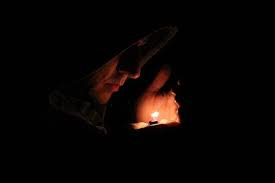
#> input picture input_shapes.png, 275 x 183 px, found by its file name
$ python ToThiHuyenTX2.py   (older library calls are emulated)
#> lines starting #> are read from the running program, lines starting #| are printed output that depends on the picture
#img = cv2.imread('input_shapes.png', cv2.IMREAD_GRAYSCALE)Đọc ảnh input_shapes.png vào biến img với chế độ màu xám (grayscale)
#rows, cols = img.shape  Lấy kích thước (số hàng và số cột) của ảnh. img.shape trả về một tuple có dạng (rows, cols)
#sobel_horizontal = cv2.Sobel(img, cv2.CV_64F, 1, 0, ksize = 5) Áp dụng bộ lọc Sobel để tính đạo hàm theo chiều ngang (sự thay đổi giá trị ảnh theo chiều ngang).
#sobel_vertical = cv2.Sobel(img, cv2.CV_64F, 0, 1, ksize = 5)Áp dụng bộ lọc Sobel để tính đạo hàm theo chiều dọc (sự thay đổi giá trị ảnh theo chiều dọc).
#cv2.imshow('Original', img) Hiển thị ảnh gốc trong một cửa sổ tên là "Original". Hàm cv2.imshow mở cửa sổ để hiển thị ảnh.
#cv2.imshow('Sobel horizontal', sobel horizontal) Hiển thị kết quả của bộ lọc Sobel theo chiều ngang trong một cửa sổ tên là "Sobel horizontal"
#cv2.imshow('Sobel vertical', sobel vertical) Hiển thị kết quả của bộ lọc Sobel theo chiều dọc trong một cửa sổ tên là "Sobel vertical"

#Chức năng chính của đoạn lệnh:
#Đọc ảnh dưới dạng ảnh xám (grayscale).
#Sử dụng bộ lọc Sobel để phát hiện biên theo hai hướng:
#Chiều ngang (horizontal edges).
#Chiều dọc (vertical edges).
#Hiển thị ảnh gốc và các ảnh sau khi áp dụng bộ lọc Sobel.

#Ý tưởng cải tiến đoạn lệnh :
#Thêm lọc Solbel tổng hợp
#chức năng tải ảnh từ file
#chức năng lưu ảnh ra màn hình
#chức năng lọc Áp dụng Gaussian
#chức năng lọc Áp dụng Canny

import cv2
import numpy as np
from tkinter import Tk, Button, Label, filedialog
from tkinter import messagebox
import os
import matplotlib.pyplot as plt

# Hàm tăng độ sáng cho ảnh
# [35 lines left out: functions increase_brightness, load_image, apply_gaussian, not called in this run]

# Hàm áp dụng Sobel
def apply_sobel():
    global processed_img_x, processed_img_y, processed_img_combined
    if img is None:
        label_status.config(text="Hãy tải ảnh trước!")
        return

    # Tính toán Sobel theo từng chiều
    sobel_horizontal = cv2.Sobel(img, cv2.CV_64F, 1, 0, ksize=5)  # Gradient theo chiều ngang
    sobel_vertical = cv2.Sobel(img, cv2.CV_64F, 0, 1, ksize=5)    # Gradient theo chiều dọc

    # Chuyển sang định dạng uint8 để hiển thị
    processed_img_x = cv2.convertScaleAbs(sobel_horizontal)
    processed_img_y = cv2.convertScaleAbs(sobel_vertical)

    # Kết hợp hai gradient để hiển thị tổng hợp
    sobel_combined = cv2.magnitude(sobel_horizontal, sobel_vertical)
    processed_img_combined = np.uint8(sobel_combined)

    # Hiển thị các kết quả
    show_image(processed_img_x, "Kết quả: Sobel (Chiều ngang)")
    show_image(processed_img_y, "Kết quả: Sobel (Chiều dọc)")
    show_image(processed_img_combined, "Kết quả: Sobel (Tổng hợp)")

# Hàm áp dụng bộ lọc Canny
# [28 lines left out: functions apply_canny, brighten_image, save_image, not called in this run]

# Hàm hiển thị ảnh bằng matplotlib
def show_image(image, title):
    plt.figure()
    plt.imshow(image, cmap='gray')
    plt.title(title, fontsize=14)
    plt.axis('off')  # Tắt các trục
    plt.show()

# Tạo giao diện chính
root = Tk()
root.title("Công cụ xử lý ảnh")
root.geometry("400x300")

img = None  # Biến toàn cục lưu ảnh
img_path = ""  # Đường dẫn ảnh
processed_img = None  # Biến lưu ảnh sau khi xử lý

# Chọn ảnh mặc định và áp dụng Sobel khi chương trình chạy
default_img_path = r"C:\Users\minhv\Desktop\TX2MNM\input_shapes.png"  # Đường dẫn đến ảnh mặc định
img = cv2.imread(default_img_path, cv2.IMREAD_GRAYSCALE)
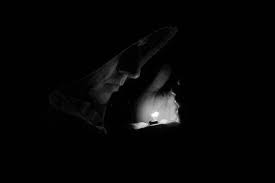
#> img: shape (183, 275); min 0, max 255, mean 6.1
if img is not None:
    label_status = Label(root, text="Ảnh mặc định đã được tải thành công!", fg="blue")
    label_status.pack(pady=20)
    apply_sobel()
#> in apply_sobel, `sobel_horizontal = cv2.Sobel(img, cv2.CV_64F, 1, 0, ksize=5)`:
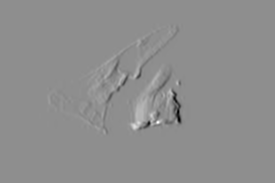
#> sobel_horizontal: shape (183, 275) float64; min -6675, max 5290, mean 0; drawn with min black and max white
#> in apply_sobel, `sobel_vertical = cv2.Sobel(img, cv2.CV_64F, 0, 1, ksize=5)`:
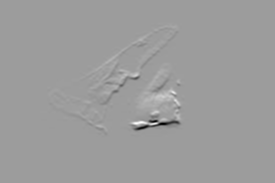
#> sobel_vertical: shape (183, 275) float64; min -9412, max 5918, mean 0; drawn with min black and max white
#> in apply_sobel, `processed_img_x = cv2.convertScaleAbs(sobel_horizontal)`:
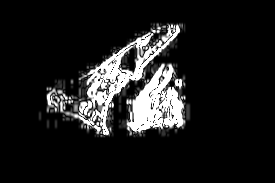
#> processed_img_x: shape (183, 275); min 0, max 255, mean 29
#> in apply_sobel, `processed_img_y = cv2.convertScaleAbs(sobel_vertical)`:
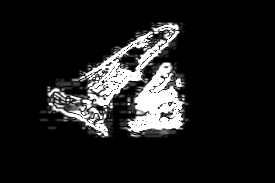
#> processed_img_y: shape (183, 275); min 0, max 255, mean 29
#> in apply_sobel, `sobel_combined = cv2.magnitude(sobel_horizontal, sobel_vertical)`:
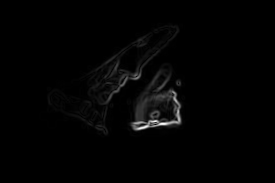
#> sobel_combined: shape (183, 275) float64; min 0, max 9412.9, mean 129; drawn with min black and max white
#> in apply_sobel, `processed_img_combined = np.uint8(sobel_combined)`:
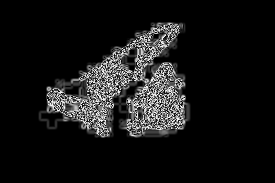
#> processed_img_combined: shape (183, 275); min 0, max 255, mean 22
else:
    label_status = Label(root, text="Không thể tải ảnh mặc định!", fg="red")
    label_status.pack(pady=20)

# Giao diện
Button(root, text="Tải ảnh", command=load_image, width=20).pack(pady=10)
Button(root, text="Áp dụng Gaussian", command=apply_gaussian, width=20).pack(pady=10)
Button(root, text="Tăng độ sáng", command=brighten_image, width=20).pack(pady=10)
Button(root, text="Áp dụng Sobel", command=apply_sobel, width=20).pack(pady=10)
Button(root, text="Áp dụng Canny", command=apply_canny, width=20).pack(pady=10)  # Nút áp dụng Canny
Button(root, text="Lưu ảnh", command=save_image, width=20).pack(pady=10)

label_status = Label(root, text="Chưa có ảnh nào được tải.", fg="blue")
label_status.pack(pady=20)

# Khởi chạy giao diện
root.mainloop()

$ run again, with gio.png copied over input_shapes.png
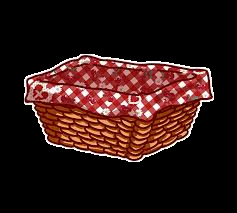
#> input picture gio.png, 237 x 213 px, found by its file name
#> in apply_sobel, `sobel_vertical = cv2.Sobel(img, cv2.CV_64F, 0, 1, ksize=5)`:
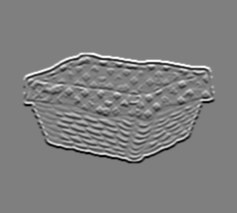
#> sobel_vertical: shape (213, 237) float64; min -12175, max 12139, mean 0; drawn with min black and max white
#> in apply_sobel, `processed_img_combined = np.uint8(sobel_combined)`:
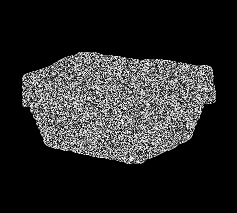
#> processed_img_combined: shape (213, 237); min 0, max 255, mean 41.5

$ run again, with hh.png copied over input_shapes.png
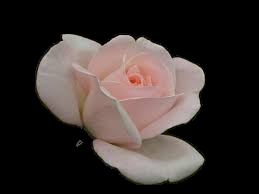
#> input picture hh.png, 259 x 194 px, found by its file name
#> in apply_sobel, `processed_img_combined = np.uint8(sobel_combined)`:
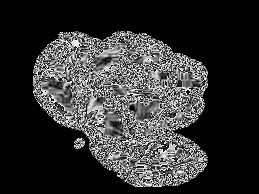
#> processed_img_combined: shape (194, 259); min 0, max 255, mean 49.7
